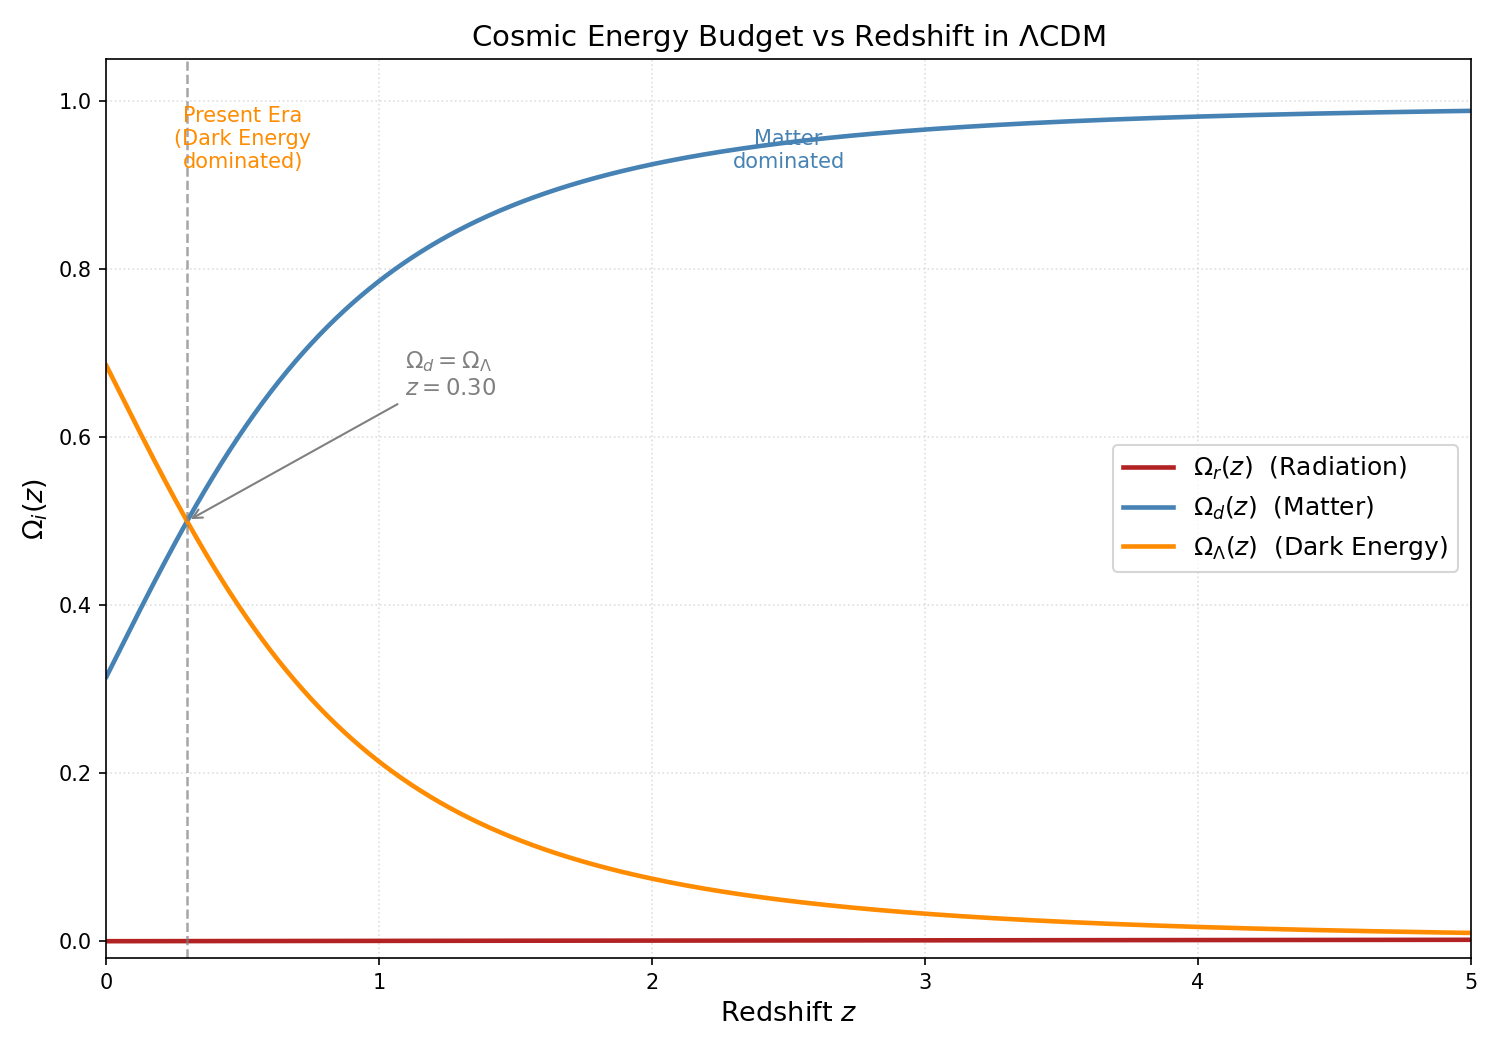

Reproduce this figure in Python.
import numpy as np
import matplotlib.pyplot as plt

# Present-day density parameters (Planck 2018 values)
Omega_r0 = 9.4e-5   # radiation (photons + neutrinos)
Omega_d0 = 0.315    # matter (dark matter + baryons)
Omega_L0 = 1.0 - Omega_r0 - Omega_d0  # dark energy (flat universe)

# Redshift range: focus on z from 0 to 5 for better visibility
z = np.linspace(0, 5, 1000)

# Hubble function squared: E^2(z) = H^2(z)/H0^2
E2 = Omega_r0 * (1 + z)**4 + Omega_d0 * (1 + z)**3 + Omega_L0

# Density parameters as functions of z
Omega_r = Omega_r0 * (1 + z)**4 / E2
Omega_d = Omega_d0 * (1 + z)**3 / E2
Omega_L = Omega_L0 / E2

# Find crossing redshifts
# 1. Omega_d = Omega_L  (matter-dark energy equality)
diff_dL = Omega_d - Omega_L
idx_dL = np.argmin(np.abs(diff_dL))
z_dL = z[idx_dL]

print(f"Matter-Dark Energy equality:  z ≈ {z_dL:.3f}")

# ── Plot ──────────────────────────────────────────────────────────────────────
fig, ax = plt.subplots(figsize=(10, 7))

ax.plot(z, Omega_r, color='firebrick',  lw=2.2, label=r'$\Omega_r(z)$  (Radiation)')
ax.plot(z, Omega_d, color='steelblue',  lw=2.2, label=r'$\Omega_d(z)$  (Matter)')
ax.plot(z, Omega_L, color='darkorange', lw=2.2, label=r'$\Omega_\Lambda(z)$  (Dark Energy)')

# Mark crossing point
ax.axvline(z_dL, color='gray', ls='--', lw=1.2, alpha=0.7)

ax.annotate(fr'$\Omega_d = \Omega_\Lambda$'+f'\n$z = {z_dL:.2f}$',
            xy=(z_dL, 0.5), xytext=(z_dL + 0.8, 0.65),
            arrowprops=dict(arrowstyle='->', color='gray'),
            fontsize=11, ha='left', color='gray')

ax.set_xlabel(r'Redshift $z$', fontsize=13)
ax.set_ylabel(r'$\Omega_i(z)$', fontsize=13)
ax.set_title(r'Cosmic Energy Budget vs Redshift in $\Lambda$CDM', fontsize=14)
ax.set_xlim(0, 5)
ax.set_ylim(-0.02, 1.05)
ax.legend(fontsize=12, loc='right')
ax.grid(True, ls=':', alpha=0.4)

# Add era labels
ax.text(0.5, 0.92, 'Present Era\n(Dark Energy\ndominated)', fontsize=10, color='darkorange', ha='center')
ax.text(2.5, 0.92, 'Matter\ndominated', fontsize=10, color='steelblue', ha='center')

plt.tight_layout()
plt.savefig('/Users/automatocti/Documents/ust/course/PHYS4071/lcdm_energy_budget_vs_z.png', dpi=150)
plt.show()
print("Plot saved.")
